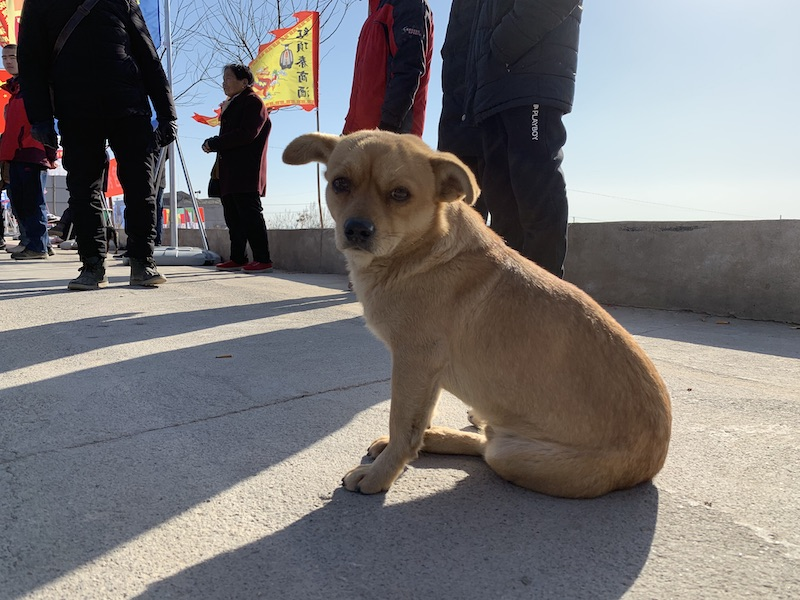
#> input picture img-proc/sample-images/dog.jpg, 800 x 600 px
$ jupyter execute opencv-imresize.ipynb   (shell and % lines are left out)
#> lines starting #> are read from the running program, lines starting #| are printed output that depends on the picture
# Tutorial on resizing the digital image.

## Materials
* Original image (`/img-proc/sample-image/dog.jpg`)

[cell 1]
import cv2 as cv
import numpy as np
from matplotlib import pyplot as plt
print('Using OpenCV version: ' + cv.__version__)

[cell 2]
cv_img = cv.imread('../sample-images/dog.jpg')
#> cv_img is the input picture: shape (600, 800, 3); mean B, G, R 116.9, 116.4, 119.2

# Show the image
plt.imshow(cv_img[:, :, ::-1])   # The `[:, :, ::-1]` is included to swap between BGR and RGB channel.

img_shape = cv_img.shape    # Get the image shape
#> img_shape = (600, 800, 3)
# Check the image size
print(img_shape)
#| (600, 800, 3)
print('Image height: ' + str(cv_img.shape[0]))
#| Image height: 600
print('Image width: ' + str(cv_img.shape[1]))
#| Image width: 800
print('Image channel: ' + str(cv_img.shape[2]))
#| Image channel: 3

As you can see that the size (or shape) of the image stored in the variable `img_shape` is a list containing the number of row, column, and channel. Let reduce the size by 1/2.

[cell 3]
img_shape_width = img_shape_col = img_shape[1]
#> img_shape_width = 800; img_shape_col = 800
img_shape_height = img_shape_row = img_shape[0]
#> img_shape_height = 600; img_shape_row = 600

img_shape_width_half = img_shape_width / 2
#> img_shape_width_half = 400
img_shape_height_half = img_shape_height / 2
#> img_shape_height_half = 300

img_shape_half = [img_shape_height_half, img_shape_width_half]
#> img_shape_half = [300, 400]
print('New size: ' + str(img_shape_half))
#| New size: [300.0, 400.0]

The new size is calculated. We need to convert it to integer type because the pixel value should be integers. This is why, in the cell below, we need to convert the variable type to int using `int()`.

[cell 4]
cv_img_half = cv.resize(cv_img, (int(img_shape_half[1]), int(img_shape_half[0])), cv.INTER_NEAREST)
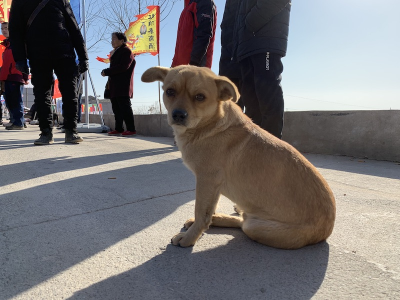
#> cv_img_half: shape (300, 400, 3); mean B, G, R 117, 116.5, 119.3
cv_img_half_RGB = cv_img_half[:, :, ::-1]   # Convert OpenCV Image from BRG to RGB in Python
plt.imshow(cv_img_half_RGB)

In the image shown above, we can see that the width scale ends at 400px and the height ends at 300px. This is the result of image resizing that we have been expecting.

### Try to scale to 40 x 30 px
Next, we will try to scale the original image to a very tiny image (40-by-30 pixels). We will really see the effect of the scale this time.

[cell 5]
cv_img_tiny = cv.resize(cv_img, (40, 30), cv.INTER_NEAREST)
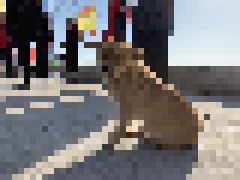
#> cv_img_tiny: shape (30, 40, 3) (shown 6 times larger); mean B, G, R 116.4, 116.2, 118.8
plt.imshow(cv_img_tiny[:, :, ::-1])

And that is our tiny image!

## Bonus, resize smaller to larger image with bicubic interpolation
We can also resize the image from smaller to larger image. However, there are some missing pixels. Obtaining those pixels can be done in different ways. In this example, we will use [bicubic interpolation method](https://en.wikipedia.org/wiki/Bicubic_interpolation) to _interpolate_ for those missing pixels.

The result image will be blurry, but it is worth interpolating because it will look much nicer than our 40-by-30 pixel image!

[cell 6]
cv_img_up_sample = cv.resize(cv_img_tiny, (400, 300), cv.INTER_CUBIC)
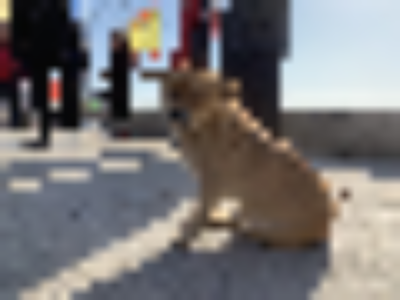
#> cv_img_up_sample: shape (300, 400, 3); mean B, G, R 116.3, 116, 118.7
plt.imshow(cv_img_up_sample[:, :, ::-1])

$ run again, with img-proc/sample-images/castle-rgb.jpg copied over img-proc/sample-images/dog.jpg
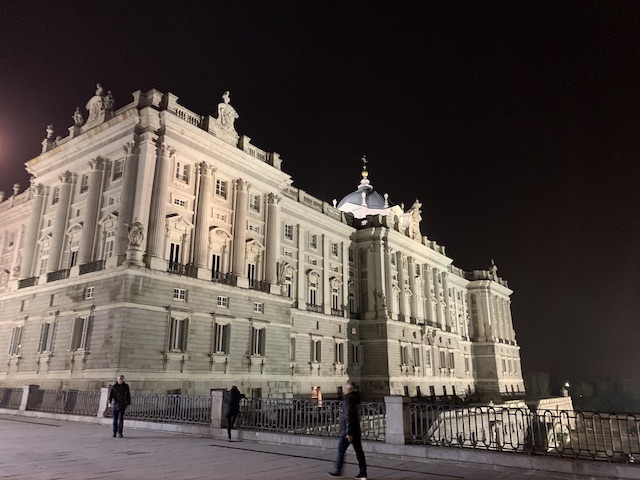
#> input picture img-proc/sample-images/castle-rgb.jpg, 640 x 480 px
#> cv_img is the input picture: shape (480, 640, 3); mean B, G, R 71.4, 76.9, 86.3
#| (480, 640, 3)
#| Image height: 480
#| Image width: 640
#| Image channel: 3
#| New size: [240.0, 320.0]
#> `cv_img_half = cv.resize(cv_img, (int(img_shape_half[1]), int(img_shape..`:
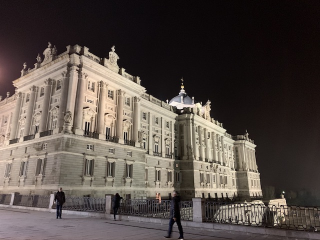
#> cv_img_half: shape (240, 320, 3); mean B, G, R 71.5, 77, 86.4
#> `cv_img_up_sample = cv.resize(cv_img_tiny, (400, 300), cv.INTER_CUBIC)`:
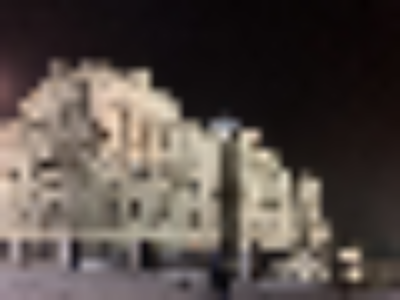
#> cv_img_up_sample: shape (300, 400, 3); mean B, G, R 71.5, 76.9, 86.2
